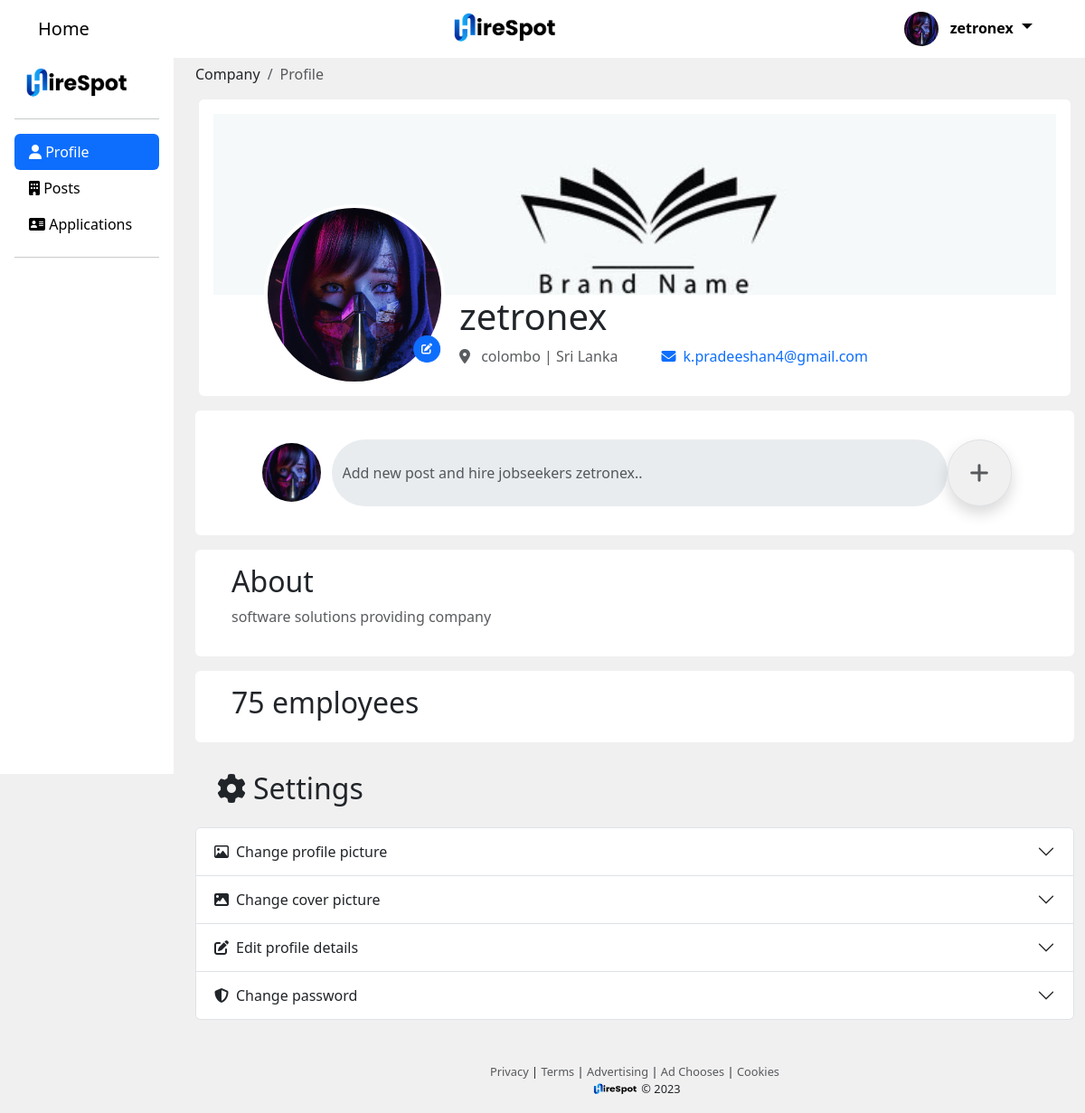
The page /pages/CompanyPages/companyProfile.php (signed in) on the database its author committed.
### tables this page shows
CREATE TABLE `company` (
  `companyID` int(11) NOT NULL,
  `companyname` varchar(50) NOT NULL,
  `email` varchar(50) NOT NULL,
  `address` varchar(30) NOT NULL,
  `description` text NOT NULL,
  `password` varchar(255) NOT NULL,
  `profilePic` varchar(255) DEFAULT NULL,
  `coverPic` varchar(255) DEFAULT NULL,
  `employee` int(11) NOT NULL
);

### pages/CompanyPages/companyProfile.php (the view, shortened to what this page needs)
<!DOCTYPE html>
<?php
$dbcon = new DbConnector();
$id = $_SESSION['companyID'];
$companyname = $_SESSION['companyname'];
try {
    $con = $dbcon->getConnection();
    $query = "SELECT * FROM company WHERE companyID  = ? ";
    $pstmt = $con->prepare($query);
    $pstmt->bindValue(1, $id);
    $pstmt->execute();
    $rs = $pstmt->fetchAll(PDO::FETCH_OBJ);
    foreach ($rs as $row) {
        $companyname = $row->companyname;
        $email = $row->email;
        $address = $row->address;
        $description = $row->description;
        $profilePic = $row->profilePic;
        $coverPic = $row->coverPic;
        $employee = $row->employee;
    }
    if ($profilePic === null) {
        $profil = '../../img/userDefault.jpg';
    } else {
        $profil = $profilePic;
    }
    ?>
    <html>
    <head>
        <link href="https://cdn.jsdelivr.net/npm/bootstrap@5.3.0-alpha3/dist/css/bootstrap.min.css" rel="stylesheet"
>
        <link rel="stylesheet" href="https://cdnjs.cloudflare.com/ajax/libs/font-awesome/6.4.0/css/all.min.css"
 />
        <link rel="stylesheet" href="../../css/maincss.css" />
    </head>
    <body>
        <nav class="navbar navbar-expand-lg bg-white fixed-top">
            <div class="container">
                <div>
                    <a class="navbar-brand " href="../../index.php">Home</a>
                </div>
                <div class="justify-content-center ">
                    <ul class="navbar-nav">
                        <li class="nav-item">
                            <img src="../../img/logo.png" width="137px" height="43px" alt="HireSpot" />
                        </li>
                    </ul>
                </div>
                <div class="d-flex align-items-center">
                    <div class="dropdown ">
                        <dvi class="" type="button" data-bs-toggle="dropdown" aria-expanded="false">
                            <a class="navbar-brand  dropdown-toggle" href="#" type="button" data-bs-toggle="tooltip"
                                data-bs-title=" click here to logout" data-bs-placement="left"
                                data-bs-title="Tooltip on left"> <img src="<?php echo $profil; ?>" alt="avatar"
                                    class="rounded-circle me-2 " style="width: 38px; height: 38px; object-fit: cover" />
                                <span class="fw-bold fs-6">
                                    <?php echo $companyname; ?>
                                </span>
                            </a>
                        </dvi>
                    </div>
                </div>
            </div>
        </nav>
        <div class="row">
            <div class="col-1 col-lg-2 d-block sidebar ">
                <div class=" h-100 fixed-top overflow-hidden" style="padding-top: 56px;min-width: 10rem;max-width: 12rem;">
                    <div class="d-flex flex-column flex-shrink-0 p-3 d-none d-lg-block vh-100 bg-white "
                        style="max-width: 20rem">
                        <a href="../../index.php"
                            class="d-flex align-items-center mb-3 mb-md-0 me-md-auto link-body-emphasis text-decoration-none">
                            <img src="../../img/logo.png" height="43px" alt="HireSpot" />
                        </a>
                        <hr>
                        <ul class="nav nav-pills flex-column mb-auto">
                            <li class="nav-item">
                                <div class="nav-link active" aria-current="page" style="cursor: pointer;">
                                    <i class="fa-solid fa-user"></i>
                                    Profile
                                </div>
                            </li>
                            <li>
                                <a href="./posts.php" class="nav-link link-body-emphasis">
                                    <i class="fa-solid fa-building"></i>
                                    Posts
                                </a>
                            </li>
                            <li>
                                <a href="./application.php" class="nav-link link-body-emphasis">
                                    <i class="fa-solid fa-address-card"></i>
                                    Applications
                                </a>
                            </li>
                        </ul>
                        <hr>
                    </div>
                </div>
            </div>
            <div class="col-11 ml-sm-auto col-lg-10 px-4 " style="padding-top: 70px;z-index: 5;">
                <nav aria-label="breadcrumb">
                    <ol class="breadcrumb">
                        <li class="breadcrumb-item">Company</li>
                        <li class="breadcrumb-item active" aria-current="page">Profile</li>
                    </ol>
                </nav>
                <div class="mx-1 bg-white rounded " style="max-height: 200px">
                    <div class="bg-white rounded p-3">
                        <img src="<?php
                        if ($coverPic === null) {
                            echo '../../img/coverDefault.jpg';
                        } else {
                            echo $coverPic;
                        }
                        ?>" id="previewImage3" alt="story post" srcset="" class="card-img-top"
                            style="min-height: 125px;object-fit: cover;max-height: 200px;" class="img-fluid" />
                        <div class="d-flex align-items-center justify-content-left position-relative "
                            style="min-height: 65px;">
                            <div class="position-absolute top-0 translate-middle" style="padding-left: 20rem">
                                <img id="previewImage2" src="<?php echo $profil; ?>" alt="avatar" width="200px"
                                    height="200px" class="rounded-circle me-2 bg-white rounded-circle p-1"
                                    style="object-fit: cover;">
                                <button type="button"
                                    class="btn btn-primary position-absolute translate-middle badge rounded-circle py-2"
                                    data-bs-toggle="collapse" data-bs-target="#collapseOne" aria-expanded="false"
                                    aria-controls="collapseOne" style="bottom: 10px;left: 500px;"><i
                                        class="fa-solid fa-pen-to-square"></i>
                                </button>
                            </div>
                            <div class="d-flex justify-content-between w-100" style="margin-left: 16rem">
                                <div class="mx-3">
                                    <h1>
                                        <?php echo $companyname; ?>
                                    </h1>
                                    <div class="d-flex justify-content-between">
                                        <p class="text-muted"><i class="fa-solid fa-location-dot me-2"></i>
                                            <?php echo $address; ?>
                                        </p>
                                        <p class="text-primary p-0" style="margin-left: 3rem"><i
                                                class="fa-solid fa-envelope me-1"></i>
                                            <?php echo $email; ?>
                                        </p>
                                    </div>
                                </div>
                            </div>
                        </div>
                    </div>
                </div>
                <div class="bg-white rounded p-3 " style="margin-top: 9rem">
                    <div class="">
                        <div class="text-center p-3" data-bs-toggle="tooltip"
                            data-bs-title="click here to Post new vacancies and hire jobseekers">
                            <div class="d-flex justify-content-center" type="button" data-bs-toggle="modal"
                                data-bs-target="#postModal">
                                <div class="p-1">
                                    <img src="<?php echo $profil; ?>" alt="avatar" srcset="" class="rounded-circle me-2"
                                        style="width: 65px; height: 65px; object-fit: cover" />
                                </div>
                                <input class="form-control bg-gray rounded-pill w-75 border-0" size="100"
                                    placeholder="Add new post and hire jobseekers <?php echo $companyname; ?>.." disabled>
                                <div class="rounded-pill border shadow" style="background-color: #F1F0F0;">
                                    <i class="fa-sharp fa-solid fa-plus fs-4 text text-muted p-4"></i>
                                </div>
                            </div>
                        </div>
                    </div>
                </div>
                <div class="bg-white rounded p-3 mt-3">
                    <h2 class="mx-4">About</h2>
                    <p class="mx-4 text-muted">
                        <?php echo $description; ?>
                    </p>
                </div>
                <div class="bg-white rounded p-3 mt-3">
                    <h2 class="mx-4">
                        <span data-bs-toggle="tooltip"
                            data-bs-title="you can updated em counys in settings->Edit profile details"
                            data-bs-placement="right" data-bs-title="Tooltip on right">
                            <?php echo $employee; ?> employees
                        </span>
                    </h2>
                </div>
                <div class="p-3 mt-3">
                    <h2 class="ms-2 mx-4">
                        <span data-bs-toggle="tooltip" data-bs-title="account settings"><i
                                class="fa-solid fa-gear me-2"></i>Settings</span>
                    </h2>
                </div>
                <div class="accordion" id="accordionExample">
                    <div class="accordion-item">
                        <h2 class="accordion-header">
                            <button class="accordion-button collapsed" type="button" data-bs-toggle="collapse"
                                data-bs-target="#collapseOne" aria-expanded="false" aria-controls="collapseOne">
                                <span data-bs-toggle="tooltip" data-bs-title=" Choose deferent profile picture"
                                    data-bs-placement="right" data-bs-title="Tooltip on right"><i
                                        class="fa-regular fa-image me-2"></i>Change profile picture</span>
                            </button>
                        </h2>
                    </div>
                    <div class="accordion-item">
                        <h2 class="accordion-header">
                            <button class="accordion-button collapsed" type="button" data-bs-toggle="collapse"
                                data-bs-target="#collapseTwo" aria-expanded="false" aria-controls="collapseTwo">
                                <span data-bs-toggle="tooltip" data-bs-title=" Choose deferent cover picture"
                                    data-bs-placement="right" data-bs-title="Tooltip on right"><i
                                        class="fa-solid fa-image me-2"></i>Change cover picture</span>
                            </button>
                        </h2>
                    </div>
                    <div class="accordion-item">
                        <h2 class="accordion-header">
                            <button class="accordion-button collapsed" type="button" data-bs-toggle="collapse"
                                data-bs-target="#collapseThree" aria-expanded="false" aria-controls="collapseThree">
                                <span data-bs-toggle="tooltip" data-bs-title="Edit Address,About,Number of employees"
                                    data-bs-placement="right" data-bs-title="Tooltip on right"><i
                                        class="fa-solid fa-pen-to-square me-2"></i>Edit profile details</span>
                            </button>
                        </h2>
                    </div>
                    <div class="accordion-item">
                        <h2 class="accordion-header">
                            <button class="accordion-button collapsed" type="button" data-bs-toggle="collapse"
                                data-bs-target="#collapseFour" aria-expanded="false" aria-controls="collapseFour">
                                <span data-bs-toggle="tooltip" data-bs-title="set new password" data-bs-placement="right"
                                    data-bs-title="Tooltip on right">
                                    <i class="fa-solid fa-shield-halved me-2">
                                    </i>Change password</span>
                            </button>
                        </h2>
                    </div>
                </div>
                <?php
} catch (PDOException $exc) {
    echo $exc->getMessage();
}
?>
            <div class="container  mt-5">
                <div class="d-flex flex-column align-items-center justify-content-cente mt-3">
                    <p class="mb-0 fs-7 ">
                        <a href="" class="text-decoration-none text-muted active-quicklink fs-7"> Privacy </a> |
                        <a href="" class="text-decoration-none text-muted active-quicklink fs-7"> Terms </a> |
                        <a href="" class="text-decoration-none text-muted active-quicklink fs-7"> Advertising </a> |
                        <a href="" class="text-decoration-none text-muted active-quicklink fs-7"> Ad Chooses </a> |
                        <a href="" class="text-decoration-none text-muted active-quicklink fs-7"> Cookies </a>
                    </p>
                    <div class="d-flex">
                        <a class=" " href="../../index.php"><img src="../../img/logo.png" width="58px" height="16px"
                                alt="HireSpot" class="mb-2" /></a>
                        <p class="fs-7">&copy; 2023</p>
                    </div>
                </div>
            </div>
        </div>
    </div>
</body>
</body>
</html>

### css/maincss.css (style rules this page uses)
body { background-color: #F1F0F0; overflow-x: hidden; }
.fs-7 { font-size: 0.8rem; }

### pages/CompanyPages/companyProfile.php (style rules this page uses)
body { background-color: #F1F0F0; overflow-x: hidden; }
.fs-7 { font-size: 0.8rem; }

### rows shown on the page
company: profilePic (picture), companyname "zetronex", coverPic (picture), address "colombo | Sri Lanka", email "k.pradeeshan4@gmail.com", companyname "Add new post and hire jobseekers zetronex..", description "software solutions providing company", employee "75"
